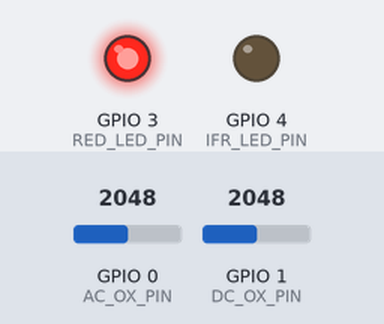
This program was run on a simulated Seeed XIAO ESP32-C3. Shown: output pins drawn as LEDs (lit = HIGH). The inputs (shaded band) are chosen by the test bench; at power-on: GPIO 0 (AC_OX_PIN) = 2048, GPIO 1 (DC_OX_PIN) = 2048 (analog values on the 0–4095 scale). What the program prints to the serial monitor is not drawn.

Above: at 0.1 s.
Timing chart, 0 to 1.6 s (numbered marks = the images above):
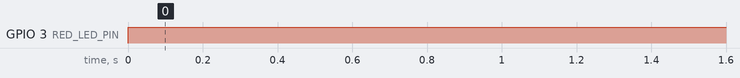

Measured:
- by itself, GPIO 3 (RED_LED_PIN): LOW → HIGH at 0.00 s

The program:

main.cpp
```cpp
/**
**************************************************************************************************************
* @file main.cpp
* @author João Vitor Silva <joaovitor_s2015@ufu.br>
* @version V0.1.0
* @date 18-Abr-2024
* @brief code for Oximeter project - Instrumentação Biomedica 2.
*************************************************************************************************************
*/

/* Includes ----------------------------------------------------------------------------------------------------------*/
#include <Arduino.h>

/* Constants ---------------------------------------------------------------------------------------------------------*/

/* Pin numbers -------------------------------------------------------------------------------------------------------*/
#define AC_OX_PIN GPIO_NUM_0
#define DC_OX_PIN GPIO_NUM_1

#define RED_LED_PIN GPIO_NUM_3
#define IFR_LED_PIN GPIO_NUM_4


/* Private variables -------------------------------------------------------------------------------------------------*/
bool ledState = true;

const uint16_t readings = 1000;

uint16_t acOxValueRED[readings];
uint16_t acOxValueIFR[readings];

uint16_t dcOxValueRED[readings];
uint16_t dcOxValueIFR[readings];

uint16_t acOxValueReadingRED = 0;
uint16_t acOxValueReadingIFR = 0;
uint16_t dcOxValueReadingIFR = 0;
uint16_t dcOxValueReadingRED = 0;
uint16_t acOxValueReading = 0;
uint32_t count = 0;


hw_timer_t *setTimer = NULL;
uint16_t setFreq = 50;

uint8_t preScaler = 80;

uint32_t timerFrequency = 80000000 / preScaler;
uint32_t timerPeriod = timerFrequency / setFreq;

/* Private functions -------------------------------------------------------------------------------------------------*/
void LedControlTask(void *pvParameters);
void IRAM_ATTR LED_Control();

/* Main Application --------------------------------------------------------------------------------------------------*/
void setup() {

  setCpuFrequencyMhz(80);

  Serial.begin(115200);

  pinMode(IFR_LED_PIN, OUTPUT);
  pinMode(RED_LED_PIN, OUTPUT);

  analogReadResolution(12);

  setTimer = timerBegin(0, preScaler, true);
  timerAttachInterrupt(setTimer, &LED_Control, true);
  timerAlarmWrite(setTimer, timerPeriod, true);
  timerAlarmEnable(setTimer);

  for (int i = 0; i < readings; i++) {
    acOxValueRED[i] = 0;
  }

  xTaskCreate(LedControlTask, "LEDs Control Task", 4096, NULL, 1, NULL);

}

void loop() { }

void LedControlTask(void *pvParameters) {
  while(1) {
    ledState = !ledState;

    digitalWrite(IFR_LED_PIN, false);
    digitalWrite(RED_LED_PIN, true);
    vTaskDelay(10000/portTICK_PERIOD_MS);

  }
}


int ind = 0;              // Índice atual do array
int total = 0;              // Soma total das leituras
int average = 0;

bool isStable(int valueNow, int Mean);

unsigned long lastInterruptTime = 0;

void IRAM_ATTR LED_Control(){

  // Calcula o tempo decorrido desde a última interrupção
  // unsigned long currentMillis = millis();
  // unsigned long elapsedTime = currentMillis - lastInterruptTime;

  // lastInterruptTime = currentMillis;

  // // Verifica se a interrupção ocorreu no intervalo desejado
  // Serial.print("Tempo decorrido entre interrupções: ");
  // Serial.print(elapsedTime);
  // Serial.println(" ms");

  if(ledState){
    acOxValueReading = analogRead(AC_OX_PIN);
    total -= acOxValueIFR[ind];
    acOxValueIFR[ind] = acOxValueReading;
    total += acOxValueReading;
    ind = (ind + 1) % readings;
    average = total / readings;
  }

  if(!ledState){
    acOxValueReading = analogRead(AC_OX_PIN);
    total -= acOxValueRED[ind];
    acOxValueRED[ind] = acOxValueReading;
    total += acOxValueReading;
    ind = (ind + 1) % readings;
    average = total / readings;
  }

  if (isStable(acOxValueReading, average) and acOxValueReading < 2500 and acOxValueReading > 1800) {

    if(ledState){
      acOxValueIFR[count] = analogRead(AC_OX_PIN);
      dcOxValueIFR[count] = analogRead(DC_OX_PIN);

      Serial.print(">SignalACIFR:");
      Serial.println(acOxValueIFR[count]);

      Serial.print(">SignalDCIFR:");
      Serial.println(dcOxValueIFR[count]);
    }
    else{
      acOxValueRED[count] = analogRead(AC_OX_PIN);
      dcOxValueRED[count] = analogRead(DC_OX_PIN);

      Serial.print(">SignalACRED:");
      Serial.println(acOxValueRED[count]);

      Serial.print(">SignalDCRED:");
      Serial.println(dcOxValueRED[count]);
    }
  }

  Serial.println("Média: " + String(average) + " || Valor atual: " + String(acOxValueReading) + " || Diferença: " + String(isStable(acOxValueReading, average)));

  // ledState = !ledState;
  // digitalWrite(IFR_LED_PIN, ledState);
  // digitalWrite(RED_LED_PIN, !ledState);
}

// Função para verificar se os dados estão estáveis
bool isStable(int valueNow, int Mean) {
  int threshold = 50;
  return abs(valueNow - Mean) < threshold;
}
```
